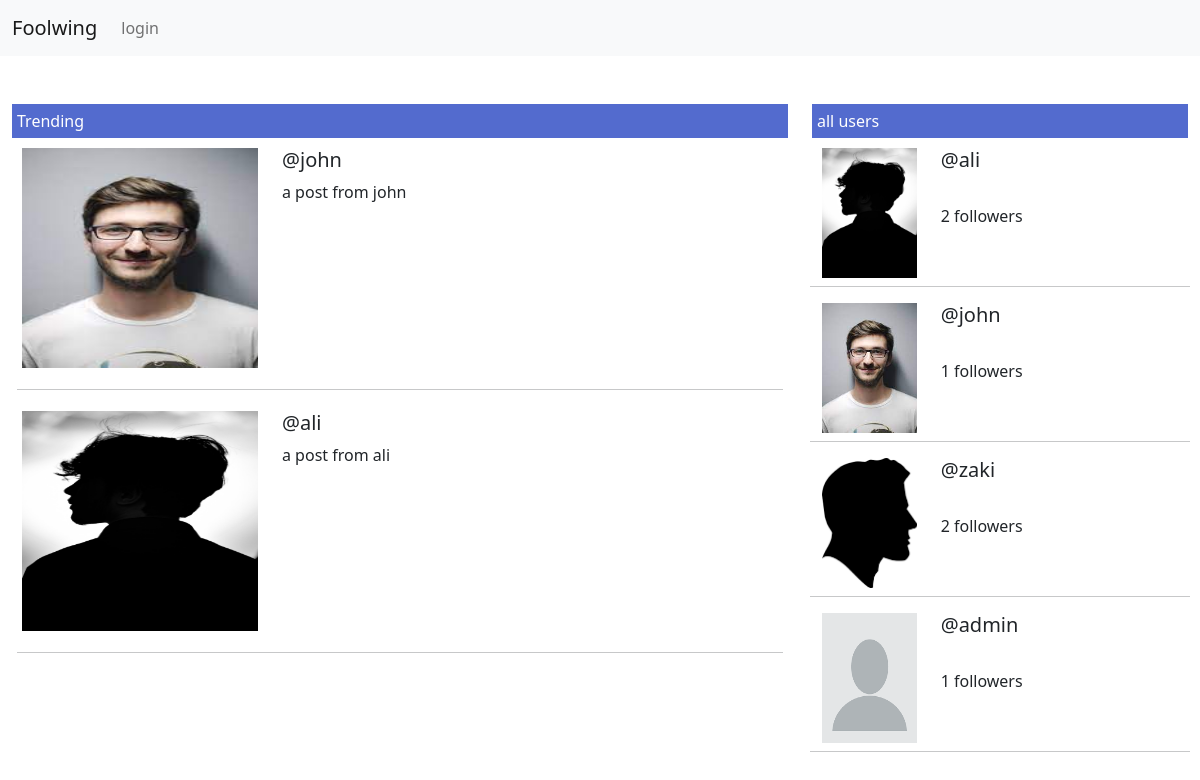
The page / on the database its author committed.
### tables this page shows
CREATE TABLE `posts` (
  `post_id` int(11) NOT NULL,
  `post_user_id` int(11) NOT NULL,
  `post_content` varchar(500) NOT NULL,
  `post_date` timestamp NOT NULL DEFAULT current_timestamp() ON UPDATE current_timestamp()
);

CREATE TABLE `users` (
  `user_id` int(11) NOT NULL,
  `user_user_name` varchar(50) NOT NULL,
  `user_name` varchar(60) NOT NULL,
  `user_email` varchar(50) NOT NULL,
  `user_password` varchar(50) NOT NULL,
  `user_profile_image` varchar(50) NOT NULL DEFAULT 'user.jpg',
  `user_bio` varchar(50) NOT NULL,
  `user_followers_number` int(11) NOT NULL DEFAULT 0
);

### init.php (called while the page is built, shortened)
<?php
   $css = "assets/css/" ;
   include "header.php" ;
?>

### index.php (the view, shortened to what this page needs)
<?php
    include_once "init.php" ;
    $user_in_session = false ;
?>
    <nav class="navbar navbar-expand-lg bg-light">
        <div class="container-fluid">
            <a class="navbar-brand" href="index.php">Foolwing</a>
            <div class="collapse navbar-collapse" id="navbarSupportedContent">
                <ul class="navbar-nav me-auto mb-2 mb-lg-0">
                        <?php
                            if($user_in_session){
                                ?>
                                    <li class="nav-item dropdown">
                                        <a class="nav-link dropdown-toggle" href="#" role="button" data-bs-toggle="dropdown" aria-expanded="false">
                                            <?php  echo $_SESSION['user_uname'] ; ?>
                                        </a>
                                        <ul class="dropdown-menu">
                                            <li>
                                                <a class="dropdown-item" href="./profile.php">Profile</a>
                                            </li>
                                            <li>
                                                <hr class="dropdown-divider">
                                            </li>
                                            <li>
                                                <a class="dropdown-item" href="logout.php">Logout</a>
                                            </li>
                                        </ul>
                                    </li>
                                <?php
                            }else{
                                ?>
                                    <a class="nav-link" href="login.php" role="button">
                                        <?php  echo 'login' ?>
                                    </a>
                                <?php
                            }
                        ?>
                </ul>
            </div>
        </div>
    </nav>
        <div class="container-fluid">
            <div class="row">
                <div class="col-8 mt-5 mb-5">
                    <div class="">
                        <div class="panel panel-primary">
                            <div class="panel-heading">Trending</div>
                            <div class="panel-body" id="users_posts">
                                <?php
                                    $query = "SELECT * FROM posts INNER JOIN users ON user_id = post_user_id ORDER BY post_date DESC";
                                    $stmt = $con->prepare($query) ;
                                    $stmt->execute() ;
                                    $data = $stmt -> fetchAll() ;
                                    foreach ($data as $row) {
                                        echo '<div class="row post">
                                                        <div class="col-4">
                                                            <img src="./assets/uploads/' .$row['user_profile_image'].'" class="img-fluid" alt="notfound">
                                                        </div>
                                                        <div class="col-8">
                                                            <h5>@'.$row['user_user_name'].'</h5>
                                                            <p>'.$row['post_content'].'</p>
                                                        </div>
                                                    </div><hr>' ;
                                    }
                                ?>
                            </div>
                        </div>
                    </div>
                </div>
                <div class="col-4 mt-5">
                    <div class="panel panel-primary">
                        <div class="panel-heading">all users</div>
                        <div class="panel-body">
                            <div class="row user">
                                <?php
                                    if($user_in_session){
                                        $query = "SELECT * FROM users WHERE user_id != '".$_SESSION['user_id']."'";
                                    }else{
                                        $query = "SELECT * FROM users";
                                    }
                                    $stmt = $con->prepare($query) ;
                                    $stmt->execute() ;
                                    $data = $stmt -> fetchAll() ;
                                    foreach ($data as $row) {
                                        echo '<div class="row user mb-2">
                                                    <div class="col-4">
                                                        <img src="./assets/uploads/' .$row['user_profile_image'].'" class="img-fluid" alt="notfound">
                                                    </div>
                                                    <div class="col-8">
                                                        <h5>@'.$row['user_user_name'].'</h5>';
                                                                    ?>
                                                                    <?php
                                                            $stmt = $con->prepare("SELECT * FROM followers WHERE follower_recever_id= ?") ;
                                                            $stmt->execute(array($row['user_id'])) ;
                                                            echo '<span id="followers_count'.$row['user_id'].'">'.$stmt->rowCount().' followers</span>' ;
                                                    echo '</div>' ;
                                                echo '</div><hr>' ;
                                    }
                                ?>
                            </div>
                        </div>
                    </div>
                </div>
            </div>
        </div>
    </body>
</html>

### header.php (shortened to what this page needs)
<!DOCTYPE html>
    <html lang="en">
    <head>
        <link rel="stylesheet" href="<?php echo $css ?>reset.css">
        <link rel="stylesheet" href="https://cdnjs.cloudflare.com/ajax/libs/font-awesome/6.2.0/css/all.min.css">
        <link rel="stylesheet" href="<?php echo $css ?>bootstrap.min.css">
        <link rel="stylesheet" href="<?php echo $css ?>style.css">
    </head>
    <body>

### assets/css/style.css (style rules this page uses)
* { padding: 0; margin: 0; box-sizing: border-box; }
.panel > div { padding: 5px; }
.panel .panel-heading { background-color: #536bce; color: white; padding: 5px; }
.panel .panel-body > .post { padding: 5px; }
.panel .panel-body > .post div:first-of-type .img-fluid { width: 100%; height: 220px; }
.panel .panel-body > .user { padding: 5px; }
.panel .panel-body > .user div:first-of-type .img-fluid { width: 100%; height: 130px; }
.panel .panel-body > .user div:last-of-type h5 { margin-bottom: 32px; }

### rows shown on the page
posts: post_user.user_profile_image (picture), post_user.user_user_name "john", post_content "a post from john"
posts: post_user.user_profile_image (picture), post_user.user_user_name "ali", post_content "a post from ali"
users: user_profile_image (picture), user_user_name "ali", rowCount "2"
users: user_profile_image (picture), user_user_name "john", rowCount "1"
users: user_profile_image (picture), user_user_name "zaki", rowCount "2"
users: user_profile_image (placeholder picture), user_user_name "admin", rowCount "1"
